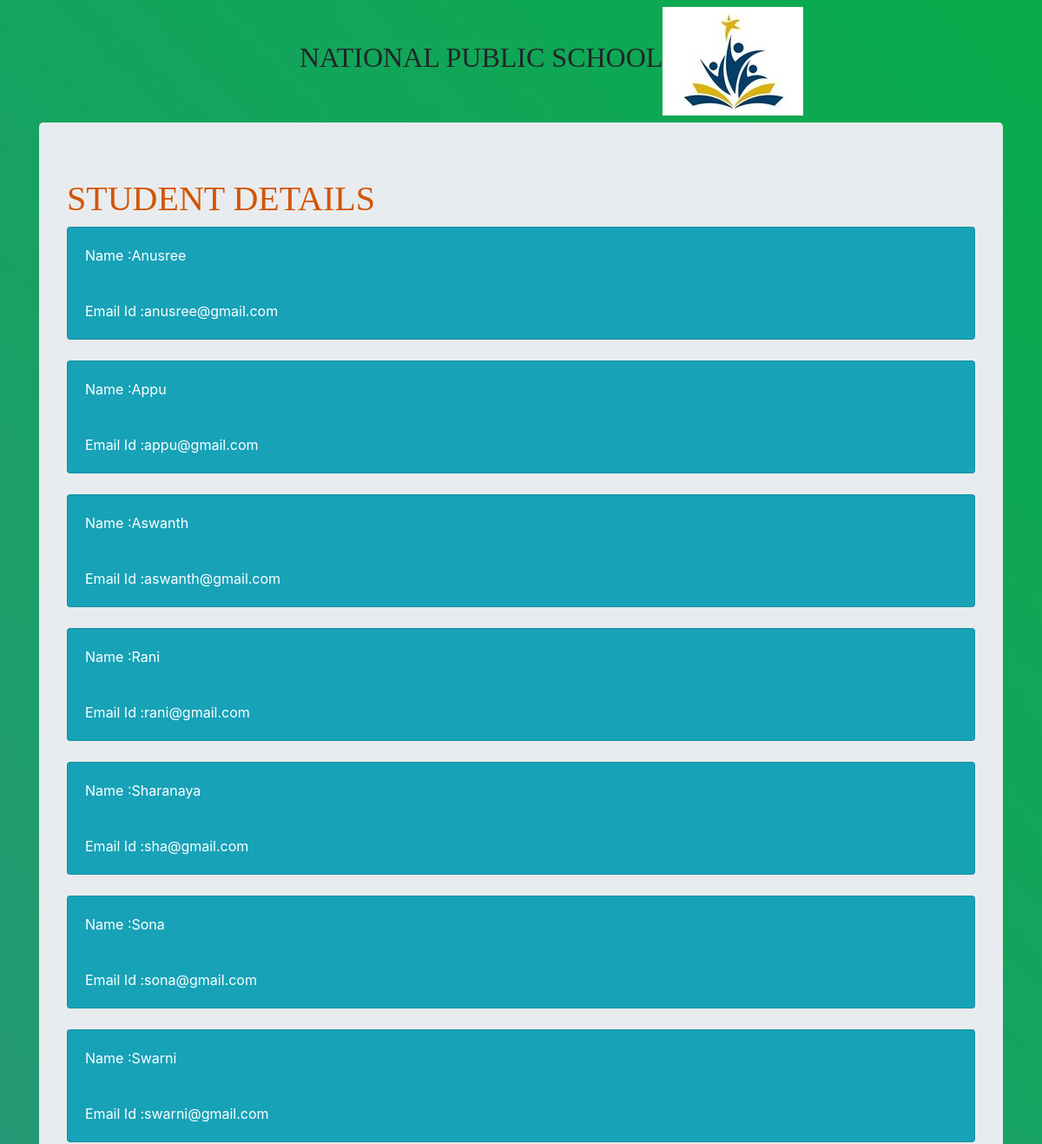
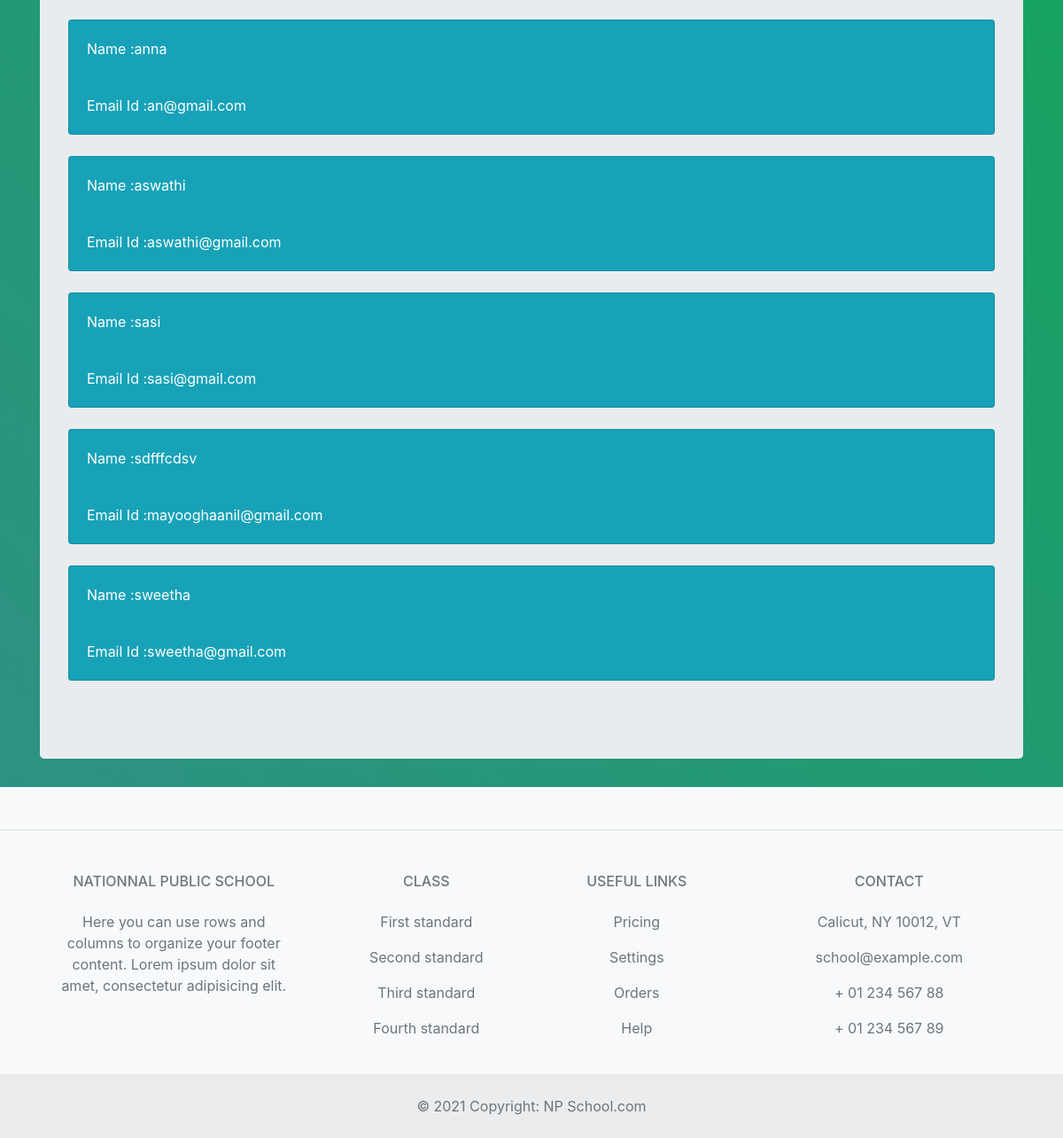
/about, run on the app's committed database (2 pictures, top to bottom).
### first_app/models.py (models this page shows, shortened)
class student(models.Model):
	name=models.CharField(max_length=150)
	email=models.EmailField(max_length=150,unique=True)

### first_app/views.py (the view)
# urls.py: path('about',views.about,name="about")
def about(request):
	example=student.objects.order_by('name')
	my_dict={'student':example}
	return render(request,'about.html',context=my_dict)

### first_app/templates/about.html (shortened to what this page needs)
{% extends "base.html" %}
{%load static%}
{% block body_block %}
<head>
    <link rel="stylesheet" href="{% static 'css/style.css' %}">
  <link rel="stylesheet" href="https://cdn.jsdelivr.net/npm/bootstrap@4.6.1/dist/css/bootstrap.min.css">
</head>
<body>
    <h1>STUDENT DETAILS
    </h1>
    <div class="djtwo">
        {% if student %}
            {% for us in student %}
     <div class="card bg-info text-white">
     <div class="card-body">Name :{{us.name}}</div>
     <div class="card-body">Email Id :{{us.email}}</div>
  </div>
<br>
            {% endfor %}
        {% endif %}
 </div>
</body>
</html>
{% endblock %}

### first_app/templates/base.html (shortened to what this page needs)
{% load static %}
<!DOCTYPE html>
<html>
<head>
	<link rel="stylesheet" href="https://cdn.jsdelivr.net/npm/bootstrap@4.6.1/dist/css/bootstrap.min.css">
    <link rel="stylesheet" type="text/css" href="../static/css/style.css">
</head>
<body class="div1">
	<nav class="navbar navbar-expand-lg navbar-ligth bg-ligth">
		<div class="container">
			<div class="collapse navbar-collapse" id="navbarSupportContent">
				<h2 id="main_head">NATIONAL PUBLIC SCHOOL </h2>
				<br>
				<img id="img_logo" src="../static/images/logo-1128859043.jpg">
			</div>
		</div>
	</nav>
	<div class="container">
		<div class="jumbotron">
			{% block body_block %}{% endblock %}
<footer class="text-center text-lg-start bg-light text-muted" id="fot">
  <section
    class="d-flex justify-content-center justify-content-lg-between p-4 border-bottom"
  >
  </section>
  <section class="">
    <div class="container text-center text-md-start mt-5">
      <div class="row mt-3">
        <div class="col-md-3 col-lg-4 col-xl-3 mx-auto mb-4">
          <h6 class="text-uppercase fw-bold mb-4">
            Nationnal public School
          </h6>
          <p>
            Here you can use rows and columns to organize your footer content. Lorem ipsum
            dolor sit amet, consectetur adipisicing elit.
          </p>
        </div>
        <div class="col-md-2 col-lg-2 col-xl-2 mx-auto mb-4">
          <h6 class="text-uppercase fw-bold mb-4">
            Class
          </h6>
          <p>
            <a href="#!" class="text-reset">First standard</a>
          </p>
          <p>
            <a href="#!" class="text-reset">Second standard</a>
          </p>
          <p>
            <a href="#!" class="text-reset">Third standard</a>
          </p>
          <p>
            <a href="#!" class="text-reset">Fourth standard</a>
          </p>
        </div>
        <div class="col-md-3 col-lg-2 col-xl-2 mx-auto mb-4">
          <h6 class="text-uppercase fw-bold mb-4">
            Useful links
          </h6>
          <p>
            <a href="#!" class="text-reset">Pricing</a>
          </p>
          <p>
            <a href="#!" class="text-reset">Settings</a>
          </p>
          <p>
            <a href="#!" class="text-reset">Orders</a>
          </p>
          <p>
            <a href="#!" class="text-reset">Help</a>
          </p>
        </div>
        <div class="col-md-4 col-lg-3 col-xl-3 mx-auto mb-md-0 mb-4">
          <h6 class="text-uppercase fw-bold mb-4">
            Contact
          </h6>
          <p> Calicut, NY 10012, VT</p>
          <p>
            school@example.com
          </p>
          <p> + 01 234 567 88</p>
          <p> + 01 234 567 89</p>
        </div>
      </div>
    </div>
  </section>
  <div class="text-center p-4" style="background-color: rgba(0, 0, 0, 0.05);">
    © 2021 Copyright:
    <a class="text-reset fw-bold" href="https://mdbootstrap.com/">NP School.com</a>
  </div>
</footer>
</body>
</html>

### first_app/static/css/style.css (style rules this page uses)
h1 { color: #D35400 ; font-family: Courier New Lucida Console Monaco; }
h2 { margin-left: 300px; font-family: Courier New Lucida Console Monaco }
.div1 { background-color:white; }
#fot { background-color:black; }
.container { position: relative; z-index: 1; max-width: 300px; margin: 0 auto; }
body { background-color: #328f8a; background-image: linear-gradient(45deg,#328f8a,#08ac4b); font-family: "Roboto", sans-serif; -webkit-font-smoothing: antialiased; -moz-osx-font-smoothing: grayscale; }

### data on the page
student: name "Anusree", email "anusree@gmail.com"
student: name "Appu", email "appu@gmail.com"
student: name "Aswanth", email "aswanth@gmail.com"
student: name "Rani", email "rani@gmail.com"
student: name "Sharanaya", email "sha@gmail.com"
student: name "Sona", email "sona@gmail.com"
student: name "Swarni", email "swarni@gmail.com"
student: name "anna", email "an@gmail.com"
student: name "aswathi", email "aswathi@gmail.com"
student: name "sasi", email "sasi@gmail.com"
student: name "sdfffcdsv", email "mayooghaanil@gmail.com"
student: name "sweetha", email "sweetha@gmail.com"
